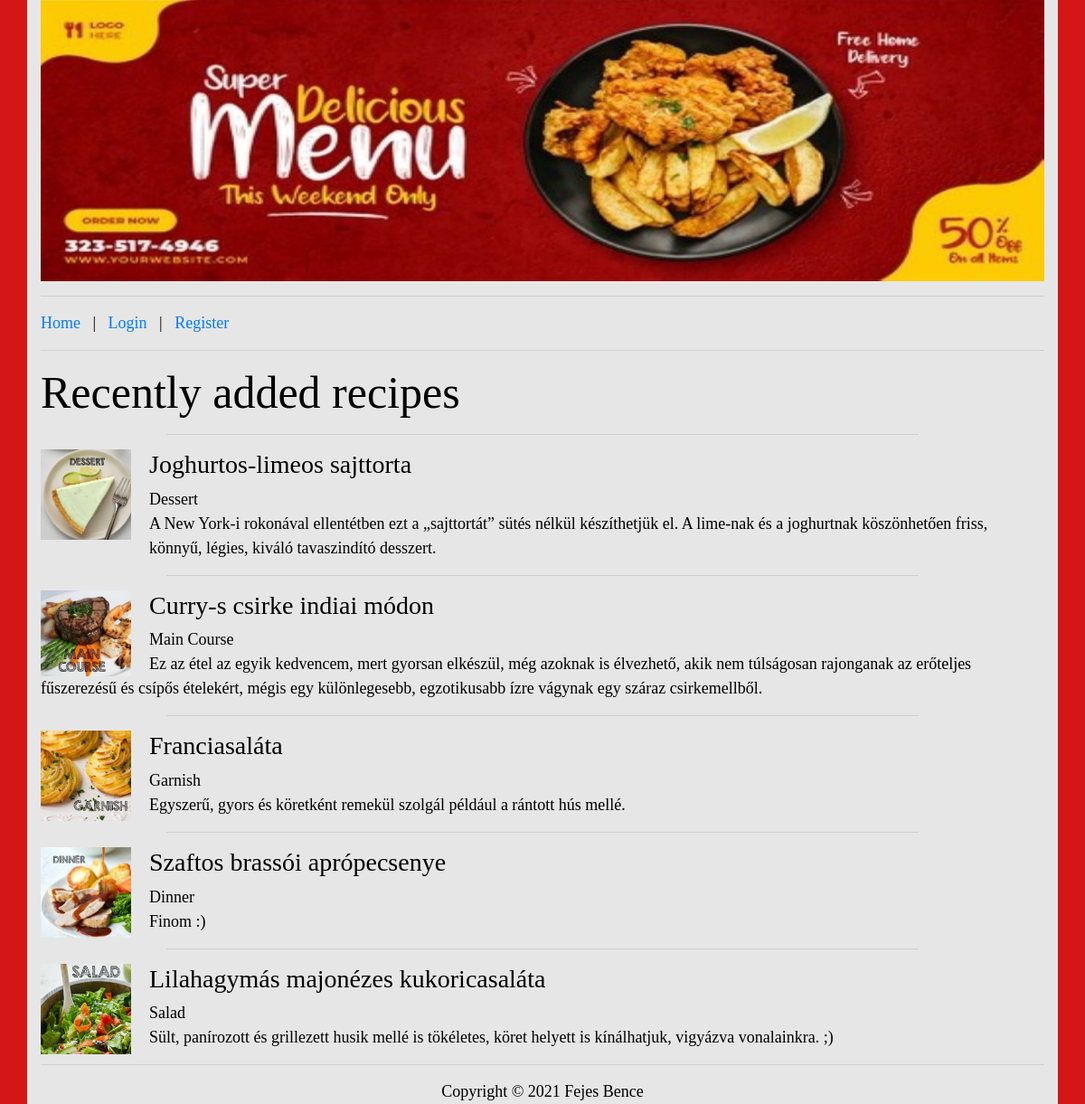
The page / on the database its author committed.
### tables this page shows
CREATE TABLE IF NOT EXISTS `recipes` (
  `id` int NOT NULL AUTO_INCREMENT,
  `dish_name` varchar(64) NOT NULL,
  `difficulty` int NOT NULL,
  `category` varchar(40) NOT NULL,
  `calorie` int NOT NULL,
  `ingredients` mediumtext NOT NULL,
  `directions` mediumtext NOT NULL,
  `description` varchar(500) NOT NULL,
  PRIMARY KEY (`id`)
);

### protected/userManager.php (called while the page is built, shortened)
<?php
function isUserLoggedIn(){
	return $_SESSION != null && array_key_exists('uid', $_SESSION) && is_numeric($_SESSION['uid']);
}
?>

### protected/database.php (called while the page is built, shortened)
<?php
function getConnection() {
	$connection = new PDO(DB_TYPE.':host='.DB_HOST.';dbname='.DB_NAME.';',DB_USER, DB_PASS);
	$connection->exec("SET NAMES '".DB_CHARSET."'");
	return $connection;
}
function getList($queryString, $queryParams = []) {
	$connection = getConnection();
	$statement = $connection->prepare($queryString);
	$success = $statement->execute($queryParams);
	$result = $success ? $statement->fetchAll(PDO::FETCH_ASSOC) : [];
	return $result;
}
?>

### protected/normal/home.php (the view, shortened to what this page needs)
<h1>Recently added recipes</h1>
<?php
	$query = "SELECT id, dish_name, category, description FROM recipes";
	$recipes = getList($query);
?>
<?php if(count($recipes) <= 0) : ?>
	<h1>No recipes found in the database.</h1>
<?php else : ?>
	<?php $db = count($recipes); ?>
	<?php if($db >= 5) : ?>
		<?php for ($i = $db - 1; $i > $db - 6 ; $i--) : ?>
			<hr style="width: 75%">
			<?php
				switch($recipes[$i]['category']){
					case "Main Course": $category = "Main Course.jpg"; break;
					case "Dessert": $category = "Dessert.jpg"; break;
					case "Salad": $category = "Salad.jpg"; break;
					case "Dinner": $category = "Dinner.jpg"; break;
					case "Garnish": $category = "Garnish.jpg"; break;
				}
			?>
			<div id = "floated">
				<a href="<?='index.php?P=recipe&id='.$recipes[$i]['id']?>"><img border="0" alt="Breakfast" src="<?=$category?>" width=100px class="floatleft" style="float: left; margin-right: 20px;"></a>
			</div>
			<h3><?=$recipes[$i]['dish_name'] ?></h3>
			<?=$recipes[$i]['category'] ?> <br>
			<?=$recipes[$i]['description'] ?>
		<?php endfor; ?>
	<?php endif; ?>
<?php endif; ?>

### index.php (shortened to what this page needs)
<!DOCTYPE html>
<html>
<head>
	<link rel="stylesheet" href="https://stackpath.bootstrapcdn.com/bootstrap/4.4.1/css/bootstrap.min.css">
	<link rel="stylesheet" type="text/css" href="<?=PUBLIC_DIR.'style.css'?>">
</head>
<body>
	<div class="container" style="background-color: #e6e6e6;">
		<header><?php include_once PROTECTED_DIR.'header.php'; ?></header>
		<nav><?php require_once PROTECTED_DIR.'nav.php'; ?></nav>
		<content><?php require_once PROTECTED_DIR.'routing.php'; ?></content>
		<footer><?php include_once PROTECTED_DIR.'footer.php'; ?></footer>
	</div>
</body>
</html>

### protected/header.php
<img width = 100% height = 50% src="Banner.jpg">

### protected/nav.php (shortened to what this page needs)
<hr>
<a href="index.php">Home</a>
<?php if(!IsUserLoggedIn()) : ?>
	<span> &nbsp; | &nbsp; </span>
	<a href="index.php?P=login">Login</a>
	<span> &nbsp; | &nbsp; </span>
	<a href="index.php?P=register">Register</a>
<?php endif; ?>
<hr>

### protected/routing.php (shortened to what this page needs)
<?php
	switch ($_GET['P']) {
		case 'home': require_once PROTECTED_DIR.'normal/home.php'; break;
	}
?>

### protected/footer.php
<hr>
<center>Copyright &copy; 2021 Fejes Bence</center>

### public/style.css (style rules this page uses)
body { background-color: #d31717; font-family: "Times New Roman"; font-size: 18px; color: #000000; }
img { max-width: 100%; display:block; height:auto; }
h1 { font-size: 50px; }

### rows shown on the page
recipes: category (picture), dish_name "Joghurtos-limeos sajttorta", category "Dessert", description "A New York-i rokonával ellentétben ezt a „sajttortát” sütés nélkül készíthetjük el. A lime-nak és a joghurtnak köszönhetően friss, könnyű, légies, kiváló tavaszindító desszert."
recipes: category (picture), dish_name "Curry-s csirke indiai módon", category "Main Course", description "Ez az étel az egyik kedvencem, mert gyorsan elkészül, még azoknak is élvezhető, akik nem túlságosan rajonganak az erőteljes fűszerezésű és csípős ételekért, mégis egy különlegesebb, egzotikusabb ízre vágynak egy száraz csirkemellből."
recipes: category (picture), dish_name "Franciasaláta", category "Garnish", description "Egyszerű, gyors és köretként remekül szolgál például a rántott hús mellé."
recipes: category (picture), dish_name "Szaftos brassói aprópecsenye", category "Dinner", description "Finom :)"
recipes: category (picture), dish_name "Lilahagymás majonézes kukoricasaláta", category "Salad", description "Sült, panírozott és grillezett husik mellé is tökéletes, köret helyett is kínálhatjuk, vigyázva vonalainkra. ;)"
